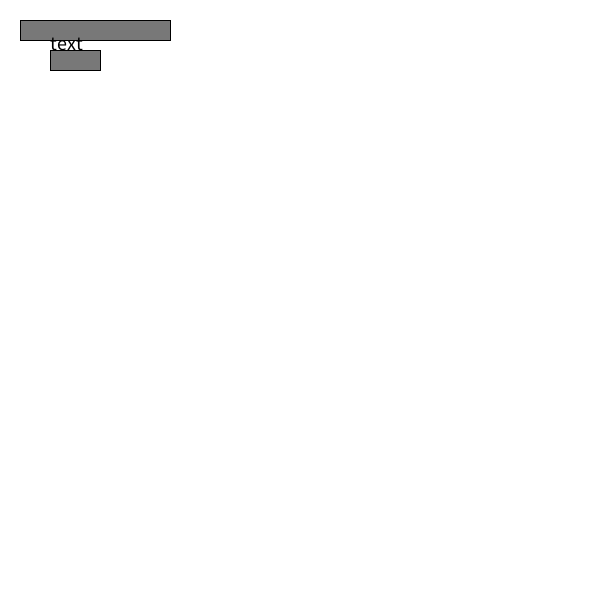
Frame 1 (no input)
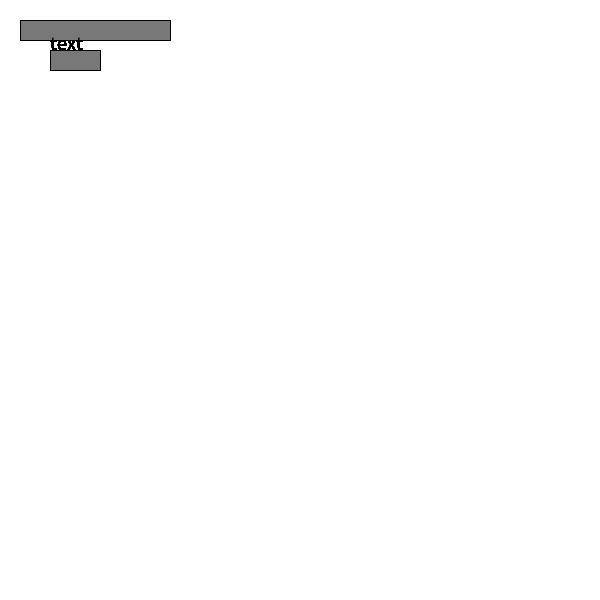
Frame 60 (the mouse pressed at the canvas centre just before this capture)
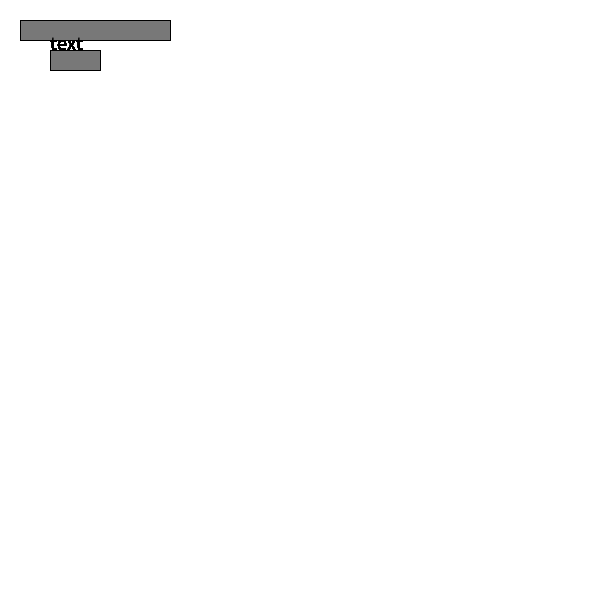
Frame 120 (the mouse held since frame 60 and released just before this capture)

The Processing sketch that drew these frames (run headless with seeded random() and noise(); from frame 60 on, the mouse is pressed at the canvas centre):

// Processing sketch: sketch_221101i
// ── sketch_221101i.pde

void setup(){
size (600,600);
background(255,255,255);

}


void draw(){
if (mousePressed && (mouseButton == LEFT)) {
    fill(20);
  } else if (mousePressed && (mouseButton == RIGHT)) {
    fill(255);
  } else {
    fill(120);
  }
  rect(50, 50, 50, 20);
  rect(20,20,150,20);
fill(0,0,0);
textSize(20);
text("text", 50,50);
} 
